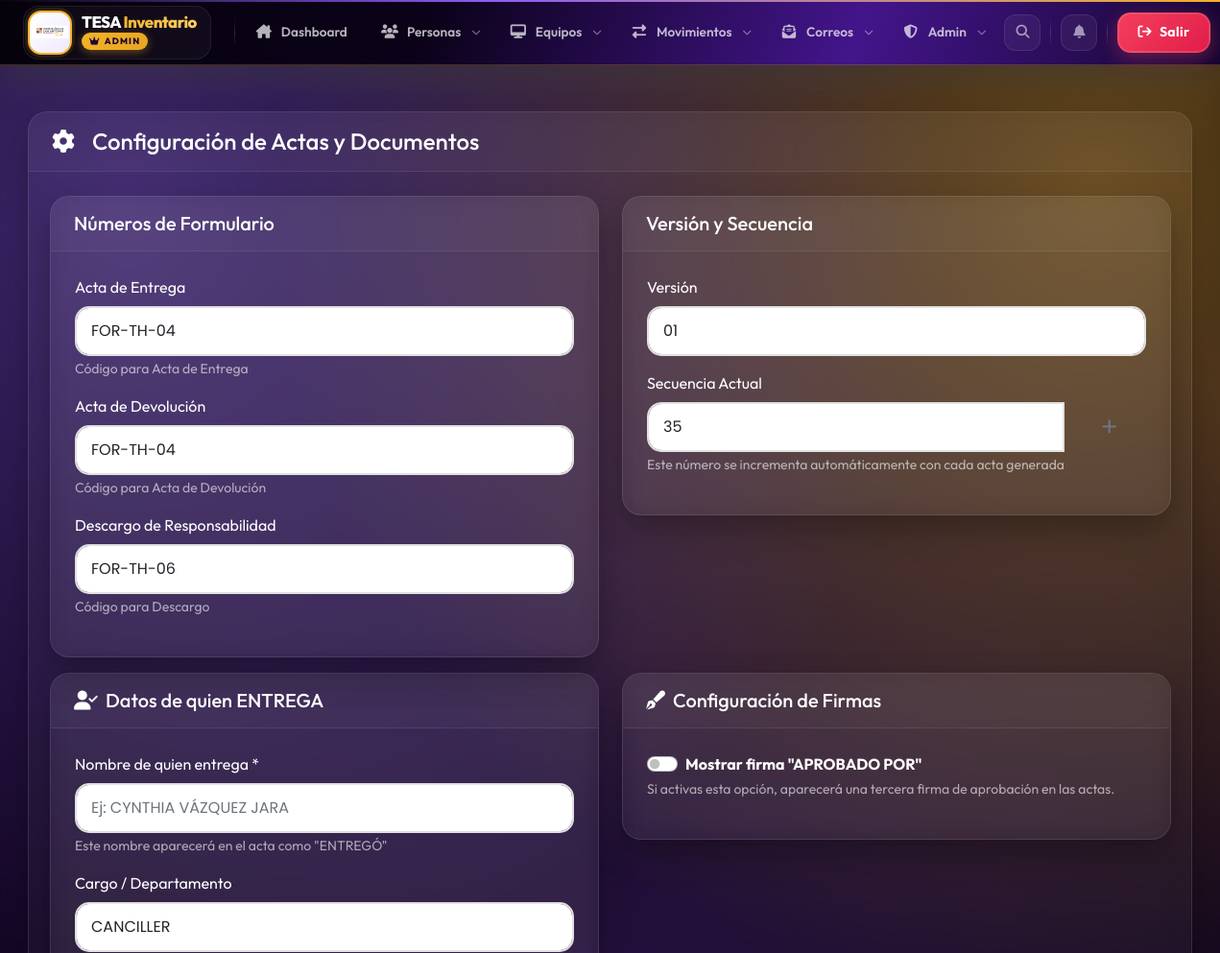
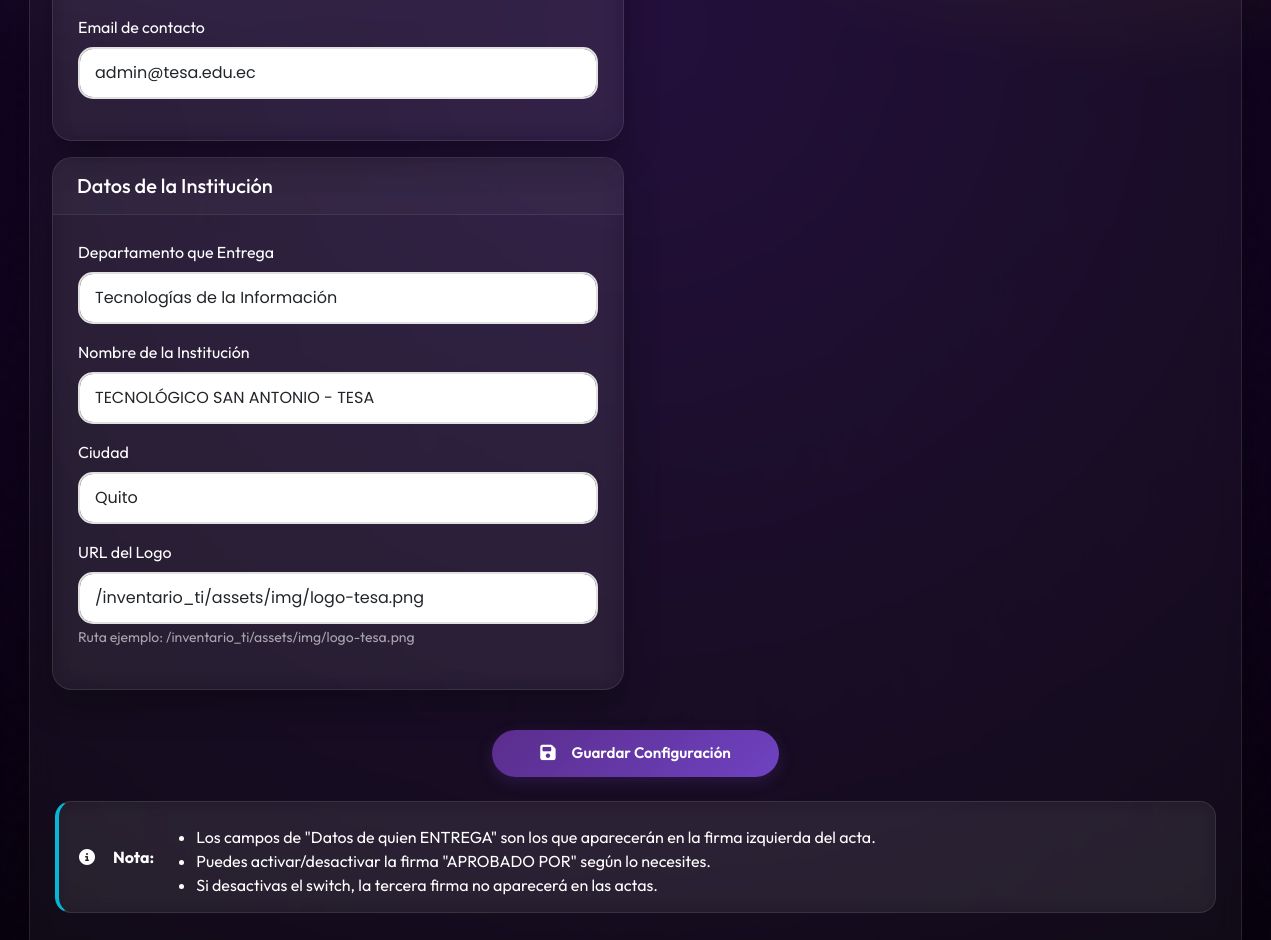
Screenshot of /modules/admin/configuracion.php (signed in) with the database file from the repository (2 pictures, top to bottom).
### tables this page shows
CREATE TABLE `configuracion` (
  `id` int(11) NOT NULL AUTO_INCREMENT,
  `clave` varchar(50) NOT NULL COMMENT 'Clave de configuración',
  `valor` text DEFAULT NULL,
  `tipo` varchar(20) DEFAULT 'texto' COMMENT 'texto, numero, fecha, etc',
  `descripcion` text DEFAULT NULL,
  `modificable` tinyint(1) DEFAULT 1 COMMENT '1=visible en panel, 0=solo sistema',
  `fecha_actualizacion` datetime DEFAULT current_timestamp() ON UPDATE current_timestamp(),
  PRIMARY KEY (`id`),
  UNIQUE KEY `clave_unica` (`clave`)
);

### modules/admin/configuracion.php (the view, shortened to what this page needs)
<?php
require_once '../../config/database.php';
include '../../includes/header.php';
$sql = "SELECT * FROM configuracion WHERE modificable = 1 ORDER BY id";
$result = $conn->query($sql);
$config = [];
while($row = $result->fetch_assoc()) {
    $config[$row['clave']] = $row;
}
?>
<div class="container-fluid py-4">
    <div class="row">
        <div class="col-12">
            <div class="card">
                <div class="card-header">
                    <h4><i class="fas fa-cog me-2"></i>Configuración de Actas y Documentos</h4>
                </div>
                <div class="card-body">
                    <form method="POST">
                        <div class="row">
                            <div class="col-md-6">
                                <div class="card mb-3">
                                    <div class="card-header bg-primary text-white">
                                        <h5 class="mb-0">Números de Formulario</h5>
                                    </div>
                                    <div class="card-body">
                                        <div class="mb-3">
                                            <label class="form-label">Acta de Entrega</label>
                                            <input type="text" name="formulario_entrega" class="form-control"
                                                   value="<?php echo $config['formulario_entrega']['valor']; ?>">
                                            <small class="text-muted"><?php echo $config['formulario_entrega']['descripcion']; ?></small>
                                        </div>
                                        <div class="mb-3">
                                            <label class="form-label">Acta de Devolución</label>
                                            <input type="text" name="formulario_devolucion" class="form-control"
                                                   value="<?php echo $config['formulario_devolucion']['valor']; ?>">
                                            <small class="text-muted"><?php echo $config['formulario_devolucion']['descripcion']; ?></small>
                                        </div>
                                        <div class="mb-3">
                                            <label class="form-label">Descargo de Responsabilidad</label>
                                            <input type="text" name="formulario_descargo" class="form-control"
                                                   value="<?php echo $config['formulario_descargo']['valor']; ?>">
                                            <small class="text-muted"><?php echo $config['formulario_descargo']['descripcion']; ?></small>
                                        </div>
                                    </div>
                                </div>
                            </div>
                            <div class="col-md-6">
                                <div class="card mb-3">
                                    <div class="card-header bg-warning">
                                        <h5 class="mb-0">Versión y Secuencia</h5>
                                    </div>
                                    <div class="card-body">
                                        <div class="mb-3">
                                            <label class="form-label">Versión</label>
                                            <input type="text" name="version" class="form-control"
                                                   value="<?php echo $config['version']['valor']; ?>">
                                        </div>
                                        <div class="mb-3">
                                            <label class="form-label">Secuencia Actual</label>
                                            <div class="input-group">
                                                <input type="number" name="secuencia_actual" class="form-control"
                                                       value="<?php echo $config['secuencia_actual']['valor']; ?>" min="1">
                                                <button class="btn btn-outline-secondary" type="button" onclick="this.previousElementSibling.value = parseInt(this.previousElementSibling.value) + 1">
                                                    <i class="fas fa-plus"></i>
                                                </button>
                                            </div>
                                            <small class="text-muted">Este número se incrementa automáticamente con cada acta generada</small>
                                        </div>
                                    </div>
                                </div>
                            </div>
                            <div class="col-md-6">
                                <div class="card mb-3">
                                    <div class="card-header bg-success text-white">
                                        <h5 class="mb-0"><i class="fas fa-user-check me-2"></i>Datos de quien ENTREGA</h5>
                                    </div>
                                    <div class="card-body">
                                        <div class="mb-3">
                                            <label class="form-label">Nombre de quien entrega *</label>
                                            <input type="text" name="aprobador_nombre" class="form-control"
                                                   value="<?php echo $config['aprobador_nombre']['valor']; ?>"
                                                   placeholder="Ej: CYNTHIA VÁZQUEZ JARA">
                                            <small class="text-muted">Este nombre aparecerá en el acta como "ENTREGÓ"</small>
                                        </div>
                                        <div class="mb-3">
                                            <label class="form-label">Cargo / Departamento</label>
                                            <input type="text" name="aprobador_cargo" class="form-control"
                                                   value="<?php echo $config['aprobador_cargo']['valor']; ?>"
                                                   placeholder="Ej: Tecnologías de la Información">
                                        </div>
                                        <div class="mb-3">
                                            <label class="form-label">Email de contacto</label>
                                            <input type="email" name="email_entrega" class="form-control"
                                                   value="<?php echo isset($config['email_entrega']) ? $config['email_entrega']['valor'] : ''; ?>"
                                                   placeholder="ejemplo@tesa.edu.ec">
                                        </div>
                                    </div>
                                </div>
                            </div>
                            <div class="col-md-6">
                                <div class="card mb-3">
                                    <div class="card-header bg-secondary text-white">
                                        <h5 class="mb-0"><i class="fas fa-pen-fancy me-2"></i>Configuración de Firmas</h5>
                                    </div>
                                    <div class="card-body">
                                        <div class="mb-3">
                                            <div class="form-check form-switch">
                                                <input class="form-check-input" type="checkbox" name="mostrar_aprobado" id="mostrar_aprobado" value="1"
                                                       <?php echo (isset($config['mostrar_aprobado']['valor']) && $config['mostrar_aprobado']['valor'] == '1') ? 'checked' : ''; ?>>
                                                <label class="form-check-label" for="mostrar_aprobado">
                                                    <strong>Mostrar firma "APROBADO POR"</strong>
                                                </label>
                                            </div>
                                            <small class="text-muted d-block mt-1">Si activas esta opción, aparecerá una tercera firma de aprobación en las actas.</small>
                                        </div>
                                    </div>
                                </div>
                            </div>
                            <div class="col-md-6">
                                <div class="card mb-3">
                                    <div class="card-header bg-info text-white">
                                        <h5 class="mb-0">Datos de la Institución</h5>
                                    </div>
                                    <div class="card-body">
                                        <div class="mb-3">
                                            <label class="form-label">Departamento que Entrega</label>
                                            <input type="text" name="departamento_entrega" class="form-control"
                                                   value="<?php echo $config['departamento_entrega']['valor']; ?>">
                                        </div>
                                        <div class="mb-3">
                                            <label class="form-label">Nombre de la Institución</label>
                                            <input type="text" name="institucion_nombre" class="form-control"
                                                   value="<?php echo $config['institucion_nombre']['valor']; ?>">
                                        </div>
                                        <div class="mb-3">
                                            <label class="form-label">Ciudad</label>
                                            <input type="text" name="ciudad" class="form-control"
                                                   value="<?php echo $config['ciudad']['valor']; ?>">
                                        </div>
                                        <div class="mb-3">
                                            <label class="form-label">URL del Logo</label>
                                            <input type="text" name="logo_url" class="form-control"
                                                   value="<?php echo $config['logo_url']['valor']; ?>">
                                            <small class="text-muted">Ruta ejemplo: /inventario_ti/assets/img/logo-tesa.png</small>
                                        </div>
                                    </div>
                                </div>
                            </div>
                        </div>
                        <div class="text-center mt-4">
                            <button type="submit" name="guardar" class="btn btn-primary btn-lg px-5">
                                <i class="fas fa-save me-2"></i>Guardar Configuración
                            </button>
                        </div>
                    </form>
                    <div class="alert alert-info mt-4">
                        <i class="fas fa-info-circle me-2"></i>
                        <strong>Nota:</strong>
                        <ul class="mb-0 mt-2">
                            <li>Los campos de "Datos de quien ENTREGA" son los que aparecerán en la firma izquierda del acta.</li>
                            <li>Puedes activar/desactivar la firma "APROBADO POR" según lo necesites.</li>
                            <li>Si desactivas el switch, la tercera firma no aparecerá en las actas.</li>
                        </ul>
                    </div>
                </div>
            </div>
        </div>
    </div>
</div>
<?php include '../../includes/footer.php'; ?>

### rows the page displays
configuracion: formulario_entrega "FOR-TH-04", descripcion "Código para Acta de Entrega"
configuracion: formulario_devolucion "FOR-TH-04", descripcion "Código para Acta de Devolución"
configuracion: formulario_descargo "FOR-TH-06", descripcion "Código para Descargo"
configuracion: version "01"
configuracion: secuencia_actual "35"
configuracion: aprobador_cargo "CANCILLER"
configuracion: email_entrega "admin@tesa.edu.ec"
configuracion: departamento_entrega "Tecnologías de la Información"
configuracion: institucion_nombre "TECNOLÓGICO SAN ANTONIO - TESA"
configuracion: ciudad "Quito"
configuracion: logo_url "/inventario_ti/assets/img/logo-tesa.png"
